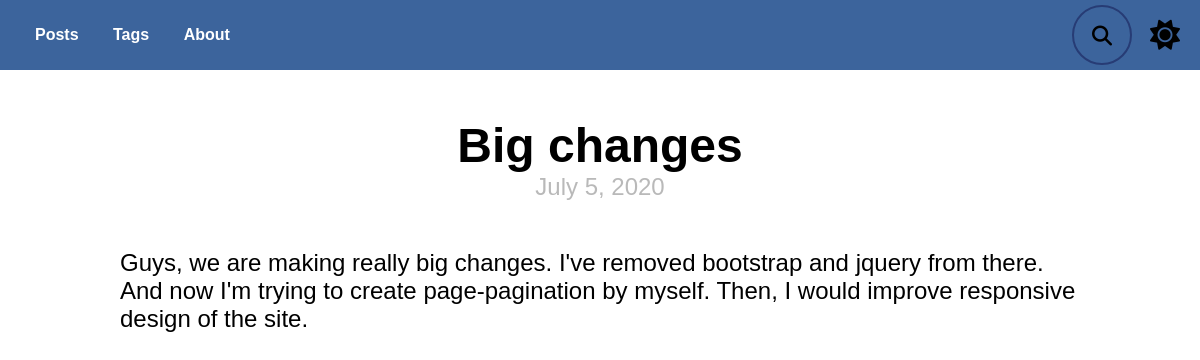
The app's page /blog/post/big-changes/ with its own data.
### blog/models.py (models this page shows, shortened)
class Post(models.Model):#создаём класс Post для работы с бд
    title = models.CharField(max_length = 150, db_index = True)#заголовок
    slug = models.SlugField(max_length = 150, blank = True, unique = True)#ссылка понятая для юзера(должна быть уникальной)
    body = models.TextField(blank = True, db_index = True)#тело текста
    date_pub = models.DateField(auto_now_add = True)#время публикации
    tags = models.ManyToManyField("Tag", blank = True, related_name = "posts")
    class Meta:
        ordering = ["-date_pub"]#посты будут сортироваться для пагинатора так: самые новые вверху, старые внизу(-)указываем для этого

### blog/views.py (the view)
class PostDetail(ObjectDetailMixin, View):
    model = Post
    template = "blog/post_detail.html"

### blog/mixins.py (called while the page is built)
    def get(self, request, slug):
        obj = get_object_or_404(self.model, slug__iexact = slug)#чтобы если не найден выводилось 404
        return render(request, self.template, context = {self.model.__name__.lower(): obj, "admin_obj": obj, "detail": True})

### blog/templates/blog/post_detail.html (shortened to what this page needs)
{% extends "index.html" %}
{% block content %}
<div class="post">
    <h1 class="post__header">
        {{post.title}}
    </h1>
    <p class="post__date">{{post.date_pub}}</p>
    <p>{{post.body}}</p>
</div>
{% endblock %}

### static/css/style.css (style rules this page uses)
:root { --color: #000000; --background-color: #fff; --header: #3c649c; --searchBcg:#273c75; --nav-link-effect: #c4c4c4; --submit-btn: #2ecc71; --card: #fff; --card-secondary: #F7F7F7; --card-inner-border: #ddd; --card-outer-border: #ddd; --card-body: #000; --paginationBcg: #F7F7F7; --pagination-border: #ddd; --page-item: #333; --page-link: #000; --disabled: #9b9b9b; --link: #1e90ff; --tag-color: #7f8c8d; --like: #ff0000; --date: #b9b9b9; }
*, *::before, *::after { margin: 0; padding: 0; box-sizing: border-box; }
body { width: 100%; height: 100%; font-family: 'Montserrat', sans-serif; color: var(--color); background-color: var(--background-color); overflow-x: hidden; }
.post { width: 80vw; margin: 0 auto; margin-top: 2em; display: flex; flex-direction: column; justify-content: center; align-items: center; font-size: 1.5rem; }
.post__header { font-size: 3rem; }
.post__date { color: var(--date); margin-bottom: 2em; }

### records on screen
Post: title "Big changes", date_pub "July 5, 2020", body "Guys, we are making really big changes. I've removed bootstrap and jquery from there. And now I'm trying to create page-pagination by myself. Then, I would improve responsive design of the site."
